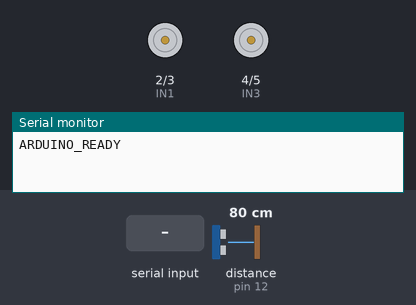
Simulated run of this sketch. Board: Arduino Uno, built with avr-gcc and run on an emulated ATmega328P. Shown: motor-driver pin pairs drawn as motors (green arrow = first pin HIGH = forward, orange = second pin HIGH = backward, longer = more drive, scaled by the enable pin), the last lines printed to the serial monitor. The inputs (shaded band) are chosen by the test bench; at power-on: distance to the obstacle (sensor on pin 12) 80 cm. The echo pulse lasts 58.3 µs per cm.

Above: at 1.2 s.
1.3 s: "S" received over Serial
At 2.5 s:
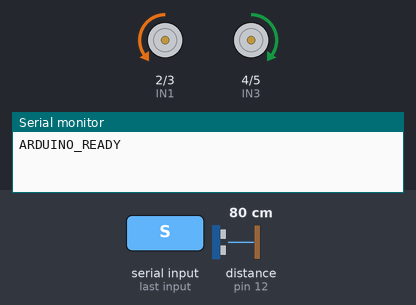
2.8 s: distance to the obstacle (sensor on pin 12) set to 17 cm
4.3 s: distance to the obstacle (sensor on pin 12) set to 14 cm
At 5.01 s:
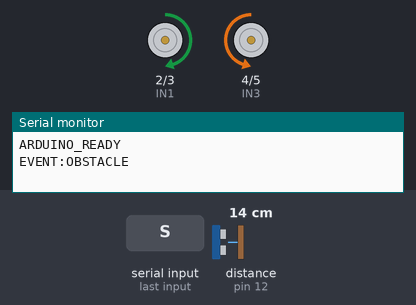
7.3 s: "L" received over Serial
At 7.52 s:
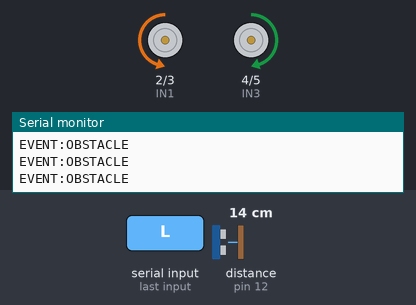
10.3 s: "R" received over Serial
At 10.62 s:
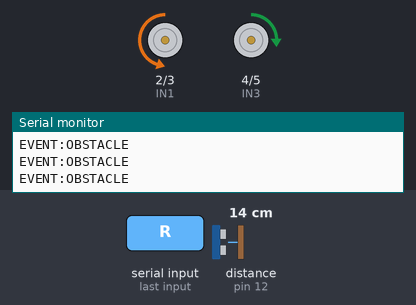
13.3 s: "F" received over Serial
Timing chart, 0 to 17.3 s (numbered marks = the images above; inputs shaded):
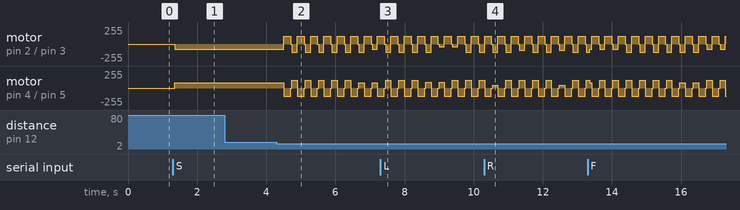

The sketch:

new_1.ino
```cpp
#define ENA 9
#define ENB 10
#define IN1 2
#define IN2 3
#define IN3 4
#define IN4 5
#define TRIG 11
#define ECHO 12

#define F_DIR LOW
#define B_DIR HIGH

#define SPEED_BASE 80
#define SPEED_TURN 90
#define OBSTACLE_DIST 15

bool robotEnabled = false;
char currentCommand = 'F';

// 🔥 FILTER VARIABLES
int stableDistance = 999;
int obstacleCount = 0;

// ---------- MOTOR ----------
void motorL(int speed, int dir) {
  analogWrite(ENA, speed);
  digitalWrite(IN1, dir);
  digitalWrite(IN2, !dir);
}

void motorR(int speed, int dir) {
  analogWrite(ENB, speed);
  digitalWrite(IN3, !dir);
  digitalWrite(IN4, dir);
}

// ---------- MOVEMENT ----------
void moveForward() {
  motorL(SPEED_BASE, F_DIR);
  motorR(SPEED_BASE, F_DIR);
}

void turnLeft() {
  motorL(40, F_DIR);
  motorR(SPEED_TURN, F_DIR);
}

void turnRight() {
  motorL(SPEED_TURN, F_DIR);
  motorR(40, F_DIR);
}

void stopRobot() {
  motorL(0, F_DIR);
  motorR(0, F_DIR);
}

// ---------- ULTRASONIC FILTER ----------
int getFilteredDistance() {
  int readings[5];

  for (int i = 0; i < 5; i++) {
    digitalWrite(TRIG, LOW); delayMicroseconds(2);
    digitalWrite(TRIG, HIGH); delayMicroseconds(10);
    digitalWrite(TRIG, LOW);

    long duration = pulseIn(ECHO, HIGH, 20000);
    int d = (duration == 0) ? 999 : duration * 0.034 / 2;

    readings[i] = d;
    delay(5);
  }

  // Take minimum (safer for obstacles)
  int minVal = readings[0];
  for (int i = 1; i < 5; i++) {
    if (readings[i] < minVal) minVal = readings[i];
  }

  return minVal;
}

void setup() {
  Serial.begin(9600);

  pinMode(ENA, OUTPUT); pinMode(ENB, OUTPUT);
  pinMode(IN1, OUTPUT); pinMode(IN2, OUTPUT);
  pinMode(IN3, OUTPUT); pinMode(IN4, OUTPUT);

  pinMode(TRIG, OUTPUT); pinMode(ECHO, INPUT);

  stopRobot();
  Serial.println("ARDUINO_READY");
}

void loop() {

  // ---------- SERIAL ----------
  if (Serial.available()) {
    char cmd = Serial.read();

    if (cmd == 'S') {
      robotEnabled = true;
    }
    else if (cmd == 'X') {
      robotEnabled = false;
      stopRobot();
    }
    else if (robotEnabled) {
      currentCommand = cmd;
    }
  }

  if (!robotEnabled) return;

  // ---------- FILTERED OBSTACLE ----------
  int d = getFilteredDistance();

  if (d > 2 && d < OBSTACLE_DIST) {
    obstacleCount++;
  } else {
    obstacleCount = 0;
  }

  // 🔥 ONLY trigger if stable obstacle
  if (obstacleCount > 3) {
    stopRobot();

    motorL(120, B_DIR);
    motorR(120, B_DIR);
    delay(200);

    stopRobot();
    Serial.println("EVENT:OBSTACLE");

    obstacleCount = 0;
    return;
  }

  // ---------- MOVEMENT ----------
  if (currentCommand == 'F') moveForward();
  else if (currentCommand == 'L') turnLeft();
  else if (currentCommand == 'R') turnRight();
  else moveForward();

  delay(20); // 🔥 smooth loop
}
```

Measured:
- the behaviour switches between 16 and 15 cm on distance to the obstacle (sensor on pin 12) (found by bisection; images 1 and 2)
- after the input at 1.3 s, motor on pin 2 (IN1) / pin 3 (IN2): stopped → backward 80/255 after 0.05 s; motor on pin 4 (IN3) / pin 5 (IN4): stopped → forward 80/255 after 0.05 s
- after the input at 2.8 s, every drawn part: stays the same
